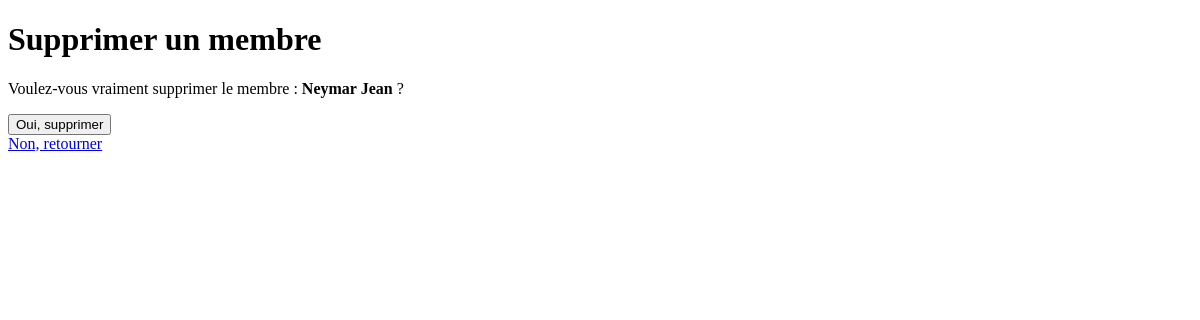
The app's page /supprimer-membre/5/ (signed in), older data.
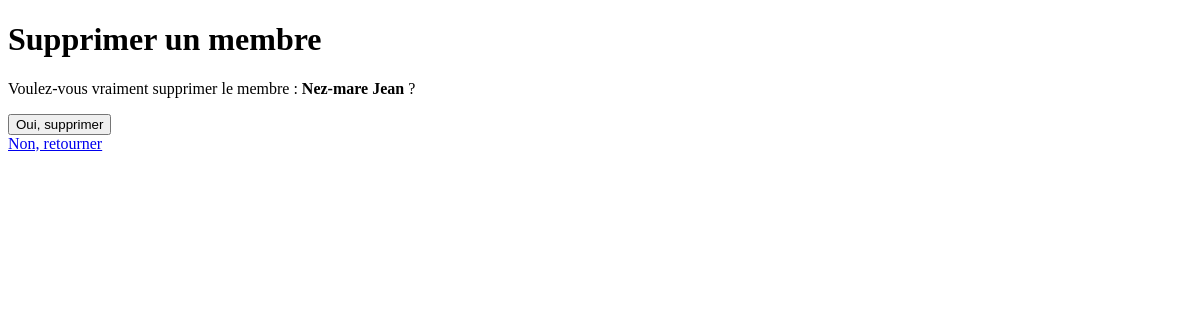
The same page, newer data.
### mediatheque/models.py (models this page shows, shortened)
class Membre(models.Model):
    nom = models.CharField(max_length=55)
    prenom = models.CharField(max_length=55)

### auth_app/views.py (the view)
# urls.py: path('supprimer-membre/<int:membre_id>/', views.supprimer_membre, name='supprimer_membre'),
@login_required
def supprimer_membre(request, membre_id):
    membre = get_object_or_404(Membre, id=membre_id)
    if request.method == 'POST':  # Confirmation avant suppression
        membre.delete()
        return redirect('accueil')
    return render(request, 'supprimer_membre.html', {'membre': membre})

### auth_app/Templates/supprimer_membre.html (shortened to what this page needs)
<!DOCTYPE html>
<html lang="en">
<head>
</head>
<body>
    <h1>Supprimer un membre</h1>
    <p>Voulez-vous vraiment supprimer le membre : <strong>{{ membre.nom }} {{ membre.prenom }}</strong> ?</p>
    <form method="post">
        <button type="submit">Oui, supprimer</button>
    </form>
    <a href="{% url 'accueil' %}">Non, retourner</a>
</body>
</html>

Row changes from the older to the newer data that the page shows:
changed Membre "Jean": nom "Neymar" → "Nez-mare"
